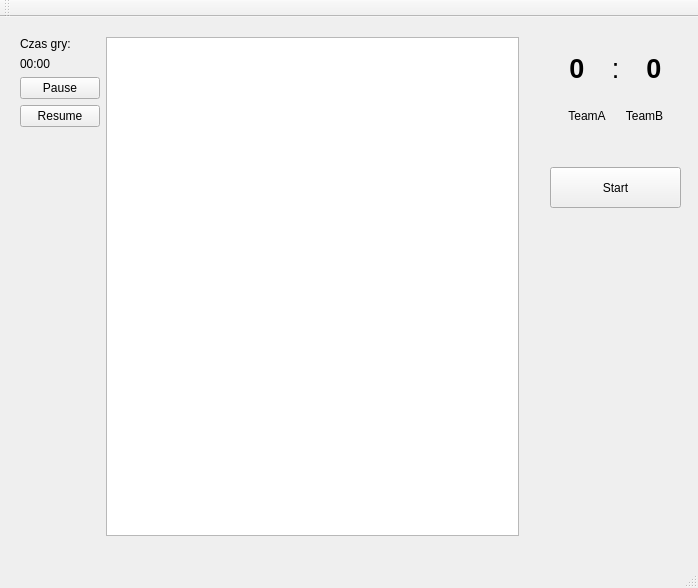
<?xml version="1.0" encoding="UTF-8"?>
<ui version="4.0">
 <class>MainWindow</class>
 <widget class="QMainWindow" name="MainWindow">
  <property name="geometry">
   <rect>
    <x>0</x>
    <y>0</y>
    <width>698</width>
    <height>588</height>
   </rect>
  </property>
  <property name="windowTitle">
   <string>MainWindow</string>
  </property>
  <widget class="QWidget" name="centralWidget">
   <widget class="QPushButton" name="pushButtonStart">
    <property name="geometry">
     <rect>
      <x>550</x>
      <y>150</y>
      <width>131</width>
      <height>41</height>
     </rect>
    </property>
    <property name="text">
     <string>Start</string>
    </property>
   </widget>
   <widget class="QWidget" name="">
    <property name="geometry">
     <rect>
      <x>9</x>
      <y>9</y>
      <width>521</width>
      <height>521</height>
     </rect>
    </property>
    <layout class="QHBoxLayout" name="horizontalLayout">
     <item>
      <layout class="QVBoxLayout" name="verticalLayout_2">
       <item>
        <layout class="QVBoxLayout" name="verticalLayout">
         <item>
          <widget class="QLabel" name="label">
           <property name="text">
            <string>Czas gry:</string>
           </property>
          </widget>
         </item>
         <item>
          <widget class="QLabel" name="labelGameTime">
           <property name="text">
            <string>00:00</string>
           </property>
          </widget>
         </item>
        </layout>
       </item>
       <item>
        <widget class="QPushButton" name="pushButtonPause">
         <property name="text">
          <string>Pause</string>
         </property>
        </widget>
       </item>
       <item>
        <widget class="QPushButton" name="pushButtonResume">
         <property name="text">
          <string>Resume</string>
         </property>
        </widget>
       </item>
       <item>
        <spacer name="verticalSpacer">
         <property name="orientation">
          <enum>Qt::Vertical</enum>
         </property>
         <property name="sizeHint" stdset="0">
          <size>
           <width>20</width>
           <height>40</height>
          </size>
         </property>
        </spacer>
       </item>
      </layout>
     </item>
     <item>
      <widget class="QGraphicsView" name="graphicsView"/>
     </item>
    </layout>
   </widget>
   <widget class="QWidget" name="">
    <property name="geometry">
     <rect>
      <x>550</x>
      <y>20</y>
      <width>131</width>
      <height>111</height>
     </rect>
    </property>
    <layout class="QVBoxLayout" name="verticalLayout_3">
     <item>
      <layout class="QHBoxLayout" name="horizontalLayout_2">
       <item>
        <widget class="QLabel" name="labelScoreA">
         <property name="text">
          <string>&lt;html&gt;&lt;head/&gt;&lt;body&gt;&lt;p align=&quot;center&quot;&gt;&lt;span style=&quot; font-size:20pt; font-weight:600;&quot;&gt;0&lt;/span&gt;&lt;/p&gt;&lt;/body&gt;&lt;/html&gt;</string>
         </property>
        </widget>
       </item>
       <item>
        <widget class="QLabel" name="labeldotdot">
         <property name="text">
          <string>&lt;html&gt;&lt;head/&gt;&lt;body&gt;&lt;p align=&quot;center&quot;&gt;&lt;span style=&quot; font-size:20pt;&quot;&gt;:&lt;/span&gt;&lt;/p&gt;&lt;/body&gt;&lt;/html&gt;</string>
         </property>
        </widget>
       </item>
       <item>
        <widget class="QLabel" name="labelScoreB">
         <property name="text">
          <string>&lt;html&gt;&lt;head/&gt;&lt;body&gt;&lt;p align=&quot;center&quot;&gt;&lt;span style=&quot; font-size:20pt; font-weight:600;&quot;&gt;0&lt;/span&gt;&lt;/p&gt;&lt;/body&gt;&lt;/html&gt;</string>
         </property>
        </widget>
       </item>
      </layout>
     </item>
     <item>
      <layout class="QHBoxLayout" name="horizontalLayout_3">
       <item>
        <widget class="QLabel" name="labelTeamA">
         <property name="text">
          <string>&lt;html&gt;&lt;head/&gt;&lt;body&gt;&lt;p align=&quot;center&quot;&gt;TeamA&lt;/p&gt;&lt;/body&gt;&lt;/html&gt;</string>
         </property>
        </widget>
       </item>
       <item>
        <widget class="QLabel" name="labelTeamB">
         <property name="text">
          <string>&lt;html&gt;&lt;head/&gt;&lt;body&gt;&lt;p align=&quot;center&quot;&gt;TeamB&lt;/p&gt;&lt;/body&gt;&lt;/html&gt;</string>
         </property>
        </widget>
       </item>
      </layout>
     </item>
    </layout>
   </widget>
  </widget>
  <widget class="QMenuBar" name="menuBar">
   <property name="geometry">
    <rect>
     <x>0</x>
     <y>0</y>
     <width>698</width>
     <height>21</height>
    </rect>
   </property>
  </widget>
  <widget class="QToolBar" name="mainToolBar">
   <attribute name="toolBarArea">
    <enum>TopToolBarArea</enum>
   </attribute>
   <attribute name="toolBarBreak">
    <bool>false</bool>
   </attribute>
  </widget>
  <widget class="QStatusBar" name="statusBar"/>
 </widget>
 <layoutdefault spacing="6" margin="11"/>
 <resources/>
 <connections/>
</ui>
